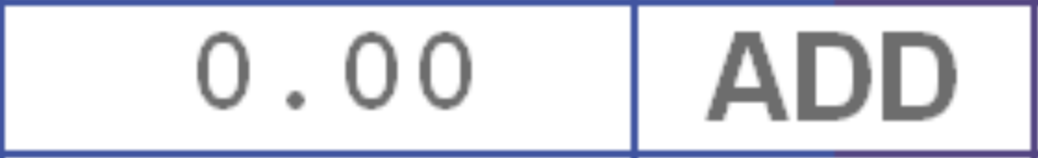
#> input picture templates/right_add.png, 1038 x 158 px
$ python crop_templates.py
#> lines starting #> are read from the running program, lines starting #| are printed output that depends on the picture
#!/usr/bin/env python3
"""
Crop templates to only show static labels (ADD, S, C, A)
This removes the dynamic number portion.
"""

from PIL import Image
import os

# Template files to process
templates_to_crop = {
    # Right eye templates - crop left side (keep right portion with label)
    'right_add.png': {'side': 'right', 'keep_percent': 0.5},  # Keep right 50%
    'right_axial.png': {'side': 'right', 'keep_percent': 0.5},
    'right_spherical.png': {'side': 'right', 'keep_percent': 0.5},
    'right_cylindrical.png': {'side': 'right', 'keep_percent': 0.5},

    # Left eye templates - crop right side (keep left portion with label)
    'left_add.png': {'side': 'left', 'keep_percent': 0.5},  # Keep left 50%
    'left_axial.png': {'side': 'left', 'keep_percent': 0.5},
    'left_spherical.png': {'side': 'left', 'keep_percent': 0.5},
    'left_cylindrical.png': {'side': 'left', 'keep_percent': 0.5},
}

templates_dir = 'templates'

def crop_template(filename, config):
    """Crop template to remove dynamic content."""
#> called with filename = 'right_add.png'
    filepath = os.path.join(templates_dir, filename)

    if not os.path.exists(filepath):
        print(f"⚠️  Template not found: {filename}")
        return

    # Open image
    img = Image.open(filepath)
#> img is the input picture: PIL image 1038x158 RGBA; mean R, G, B, A 221.7, 223, 230.1, 255
    width, height = img.size
#> width = 1038; height = 158

    # Calculate crop box
    if config['side'] == 'right':
        # Keep right portion (label), remove left portion (number)
        crop_x = int(width * (1 - config['keep_percent']))
#> crop_x = 519
        crop_box = (crop_x, 0, width, height)
#> crop_box = (519, 0, 1038, 158)
    else:  # left
        # Keep left portion (label), remove right portion (number)
        crop_x = int(width * config['keep_percent'])
        crop_box = (0, 0, crop_x, height)

    # Crop and save
    cropped = img.crop(crop_box)
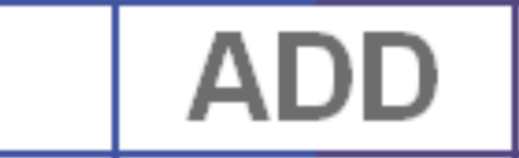
#> cropped: PIL image 519x158 RGBA; mean R, G, B, A 215.5, 216.2, 223.6, 255

    # Save backup
    backup_path = filepath.replace('.png', '_original.png')
    if not os.path.exists(backup_path):
        img.save(backup_path)
        print(f"📦 Backed up: {filename} → {os.path.basename(backup_path)}")

    # Save cropped version
    cropped.save(filepath)
    print(f"✂️  Cropped: {filename} ({width}x{height} → {cropped.size[0]}x{cropped.size[1]})")
#| ✂️  Cropped: right_add.png (1038x158 → 519x158)

def main():
    print("=" * 70)
    print("Cropping Templates to Remove Dynamic Content")
    print("=" * 70)
    print()

    for filename, config in templates_to_crop.items():
        crop_template(filename, config)
#> pass 2 of the loop in main, `for filename, config in templates_to_crop.items():`:
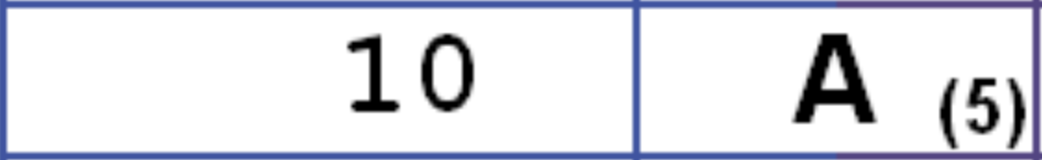
#> input picture templates/right_axial.png, 1042 x 160 px
#> in crop_template, img is the input picture: PIL image 1042x160 RGBA; mean R, G, B, A 221.5, 222.9, 230.7, 255
#> in crop_template (call 2), `cropped = img.crop(crop_box)`:
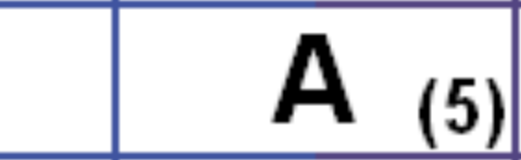
#> cropped: PIL image 521x160 RGBA; mean R, G, B, A 217.1, 217.8, 225.7, 255
#| ✂️  Cropped: right_axial.png (1042x160 → 521x160)
#> pass 3 of the loop in main, `for filename, config in templates_to_crop.items():`:
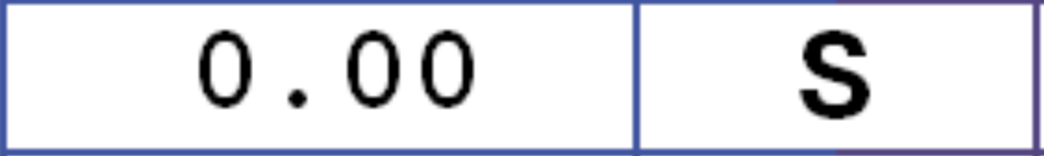
#> input picture templates/right_spherical.png, 1044 x 156 px
#> in crop_template, img is the input picture: PIL image 1044x156 RGBA; mean R, G, B, A 224.5, 225.6, 232.1, 255
#> in crop_template (call 3), `cropped = img.crop(crop_box)`:
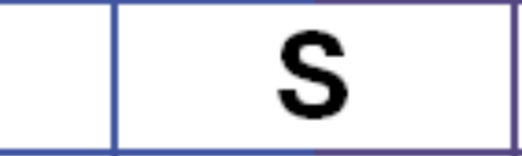
#> cropped: PIL image 522x156 RGBA; mean R, G, B, A 227.1, 227.7, 234.4, 255
#| ✂️  Cropped: right_spherical.png (1044x156 → 522x156)
#> the loop made 8 passes; the first 3 are shown

    print()
    print("=" * 70)
    print("✓ Template cropping complete!")
    print("=" * 70)
    print()
    print("Next steps:")
    print("  1. The templates now only contain static labels")
    print("  2. Use offset parameter in Action to click the number field")
    print("  3. Example: Action('right_add', offset=(-100, 0))  # Click 100px left of label")

if __name__ == '__main__':
    main()
